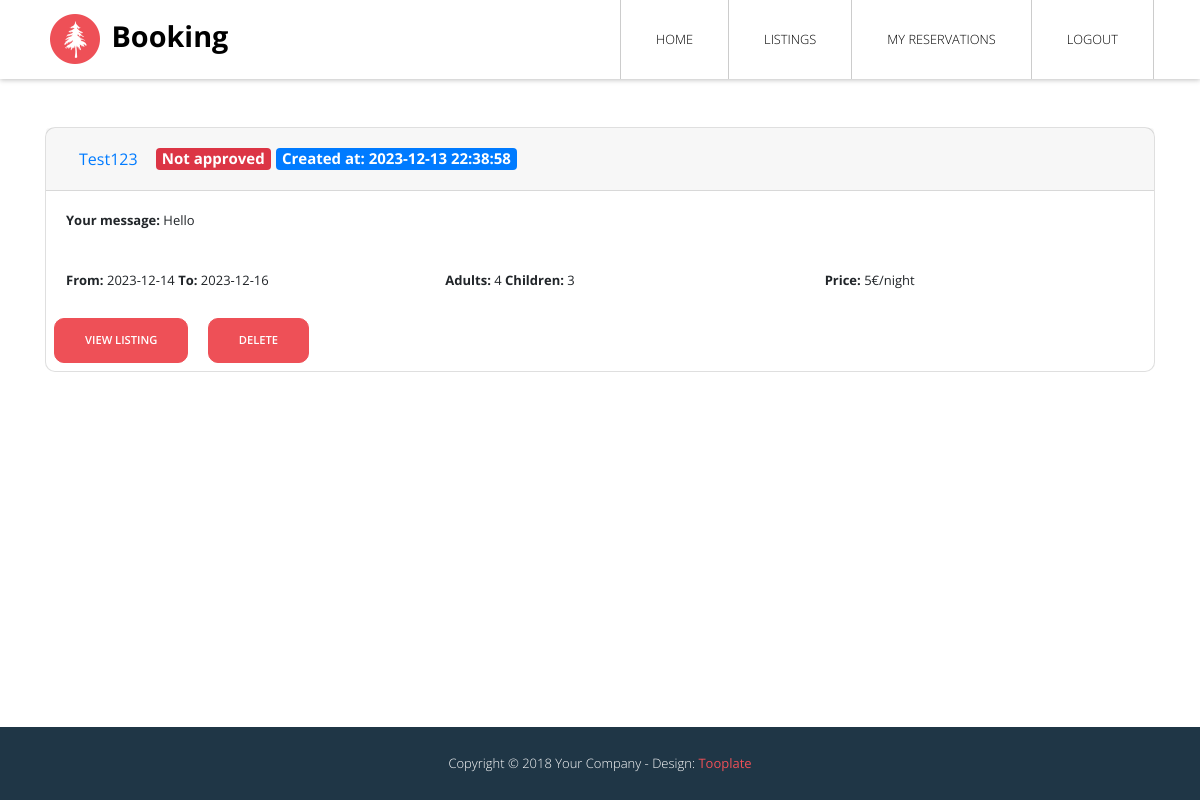
/reservations.php (signed in), run on the app's committed database.
### tables this page shows
CREATE TABLE `reservation` (
  `id` int(11) NOT NULL,
  `userId` int(11) NOT NULL,
  `listingId` int(11) NOT NULL,
  `dateFrom` date NOT NULL,
  `dateTo` date NOT NULL,
  `message` text NOT NULL,
  `approved` tinyint(1) NOT NULL DEFAULT 0,
  `adults` int(11) NOT NULL,
  `children` int(11) NOT NULL,
  `createdAt` datetime NOT NULL DEFAULT current_timestamp()
);

CREATE TABLE `listing` (
  `id` int(11) NOT NULL,
  `name` text NOT NULL,
  `location` text NOT NULL,
  `description` text NOT NULL,
  `rooms` int(11) NOT NULL,
  `beds` int(11) NOT NULL,
  `amenities` text NOT NULL,
  `price` float NOT NULL,
  `publishedDate` datetime NOT NULL DEFAULT current_timestamp(),
  `publishedBy` int(11) NOT NULL
);

### lib/DB.php (called while the page is built, shortened)
<?php
class DB
{
    private $host = "localhost";
    private $username = "root";
    private $password = "";
    private $dbName = "booking";
    private \PDO $connection;
    public function __construct(
        string $host = "",
        int $port = 3306,
        string $username = "",
        string $password = "",
        string $dbName = ""
    )
    {
        try {
            $this->connection = new \PDO(
                "mysql:host=$this->host;dbname=$this->dbName;charset=utf8mb4",
                $this->username,
                $this->password
            );
            $this->connection->setAttribute(\PDO::ATTR_ERRMODE, \PDO::ERRMODE_EXCEPTION);
        } catch(\PDOException $e) {
            echo "Connection failed: " . $e->getMessage();
        }
    }
    public function getListing(int $id): array {
        $sql = "SELECT * FROM listing WHERE id = :id";
        $stmt = $this->connection->prepare($sql);
        $stmt->bindParam(":id", $id);
        $stmt->execute();
        return $stmt->fetch(\PDO::FETCH_ASSOC);
    }
    public function getReservations(int $userId): array {
        $sql = "SELECT * FROM reservation WHERE userId = :userId";
        $stmt = $this->connection->prepare($sql);
        $stmt->bindParam(":userId", $userId);
        $stmt->execute();
        return $stmt->fetchAll(\PDO::FETCH_ASSOC);
    }
}

### reservations.php (the view, shortened to what this page needs)
<?php
    require_once 'lib/DB.php';
    $db = new \lib\DB();
    $reservations = $db->getReservations($_SESSION['user_id']);
?>
<!DOCTYPE html>
<html lang="en">
<head>
    <link rel="stylesheet" href="https://cdnjs.cloudflare.com/ajax/libs/font-awesome/6.5.1/css/all.min.css">
    <link rel="stylesheet" href="css/bootstrap.min.css">
    <link rel="stylesheet" type="text/css" href="slick/slick.css" />
    <link rel="stylesheet" type="text/css" href="slick/slick-theme.css" />
    <link rel="stylesheet" type="text/css" href="css/datepicker.css" />
    <link rel="stylesheet" href="css/tooplate-style.css">
</head>
<body>
    <div class="tm-main-content" id="top">
        <?php include 'parts/nav.php'; ?>
        <div class="container">
            <div id="accordion">
                <?php foreach ($reservations as $reservation) { ?>
                    <?php
                        $listing = $db->getListing($reservation['listingId']);
                    ?>
                    <div class="card rounded my-5">
                        <div class="card-header" id="headingOne">
                            <h5 class="mb-0">
                                <button class="btn btn-link" data-toggle="collapse" data-target="#collapseOne" aria-expanded="true" aria-controls="collapseOne">
                                <?= $listing['name'] ?>
                                </button>
                                <?php if (!$reservation['approved']) { ?>
                                    <span class="badge badge-danger">Not approved</span>
                                <?php } else { ?>
                                    <span class="badge badge-success">Approved</span>
                                <?php } ?>
                                <span class="badge badge-primary">Created at: <?= $reservation['createdAt'] ?></span>
                            </h5>
                        </div>
                        <div id="collapseOne" class="collapse show" aria-labelledby="headingOne" data-parent="#accordion">
                            <div class="card-body">
                                <b>Your message: </b><?= $reservation['message'] ?>
                            </div>
                            <div class="row">
                                <div class="col-4">
                                    <div class="card-body">
                                        <b>From:</b> <?= $reservation['dateFrom'] ?>
                                        <b>To:</b> <?= $reservation['dateTo'] ?>
                                    </div>
                                </div>
                                <div class="col-4">
                                    <div class="card-body">
                                        <b>Adults:</b> <?= $reservation['adults'] ?>
                                        <b>Children:</b> <?= $reservation['children'] ?>
                                    </div>
                                </div>
                                <div class="col-4">
                                    <div class="card-body">
                                        <b>Price:</b> <?= $listing['price'] ?>€/night
                                    </div>
                                </div>
                            </div>
                            <a href="listing.php?id=<?= $listing['id'] ?>" class="btn btn-primary m-2" target="_blank">View listing</a>
                            <a href="reservations/delete_reservation.php?id=<?= $reservation['id'] ?>" class="btn btn-primary m-2">Delete</a>
                        </div>
                    </div>
                <?php } ?>
            </div>
        </div>
        <?php include 'parts/footer.php'; ?>
    </div>
</body>
</html>

### css/tooplate-style.css (style rules this page uses)
html { position: relative; min-height: 100%; }
body { font-family: 'Open Sans', Helvetica, Arial, sans-serif; font-size: 13px; font-weight: 400; overflow-x: hidden; margin-bottom:70px; }
a, button { transition: all 0.3s ease; }
.rounded { border-radius: 10px !important; }
.btn-primary { background-color: #ee5057; border-color: #ee5057; border-radius: 10px; cursor: pointer; font-size: 0.7rem; font-weight: 600; padding: 13px 30px; text-transform: uppercase; }

### data on the page
reservation: listingId.name "Test123", approved "Not approved", createdAt "2023-12-13 22:38:58", message "Hello", dateFrom "2023-12-14", dateTo "2023-12-16", adults "4", children "3", listingId.price "5"
